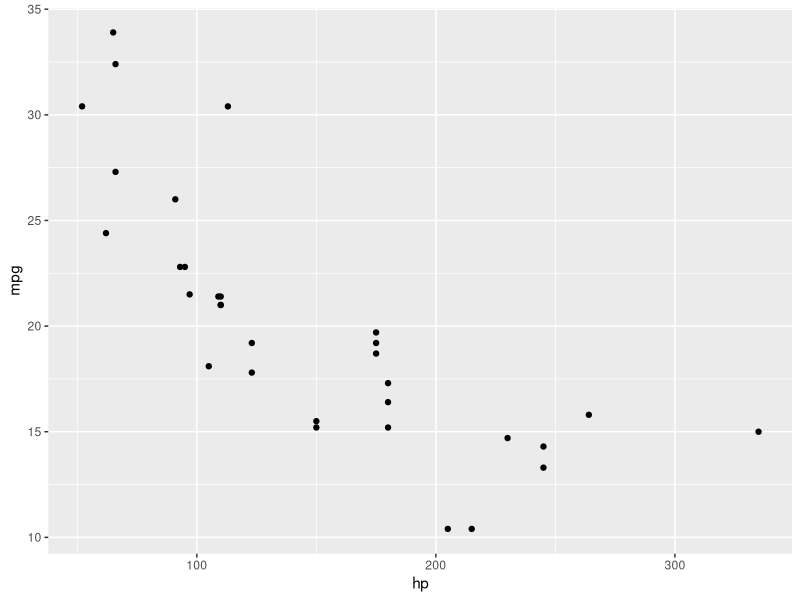
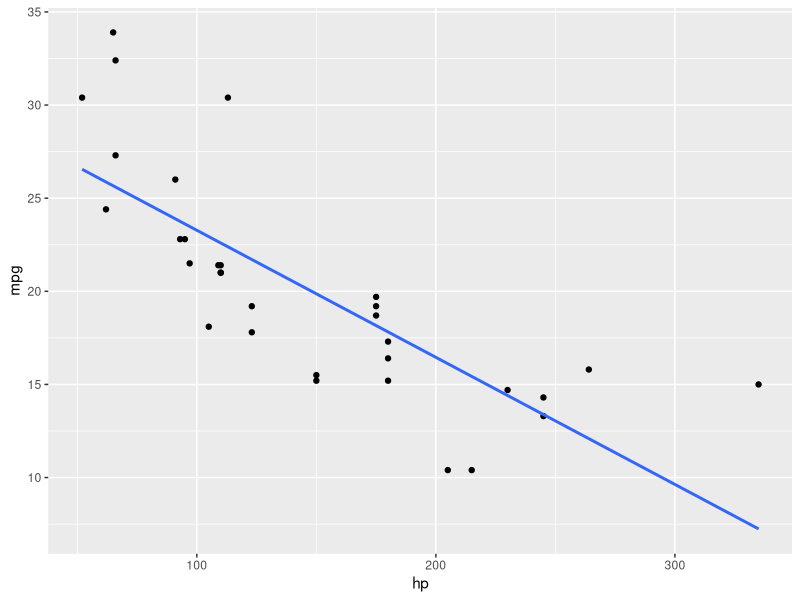
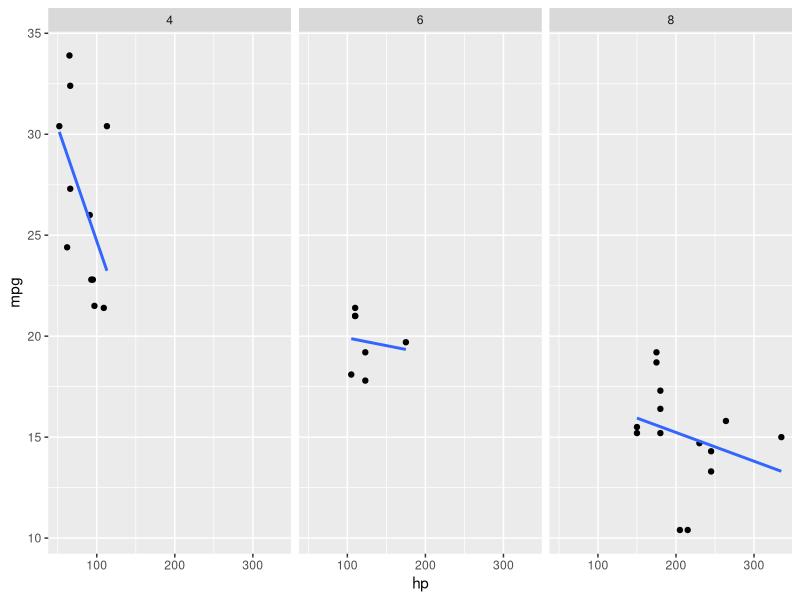
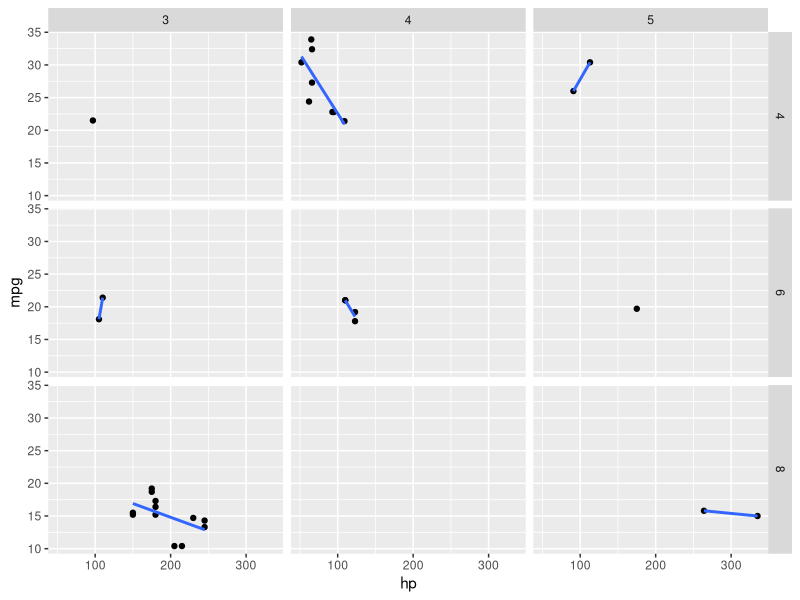
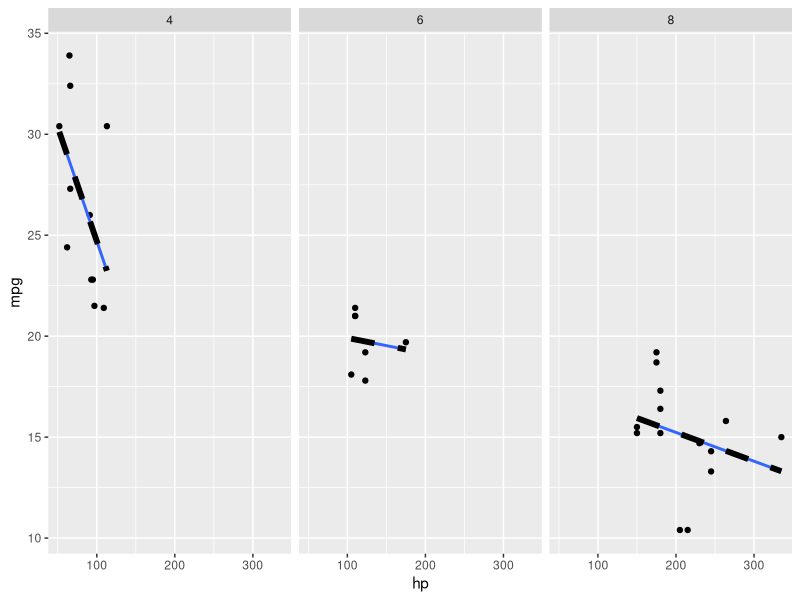
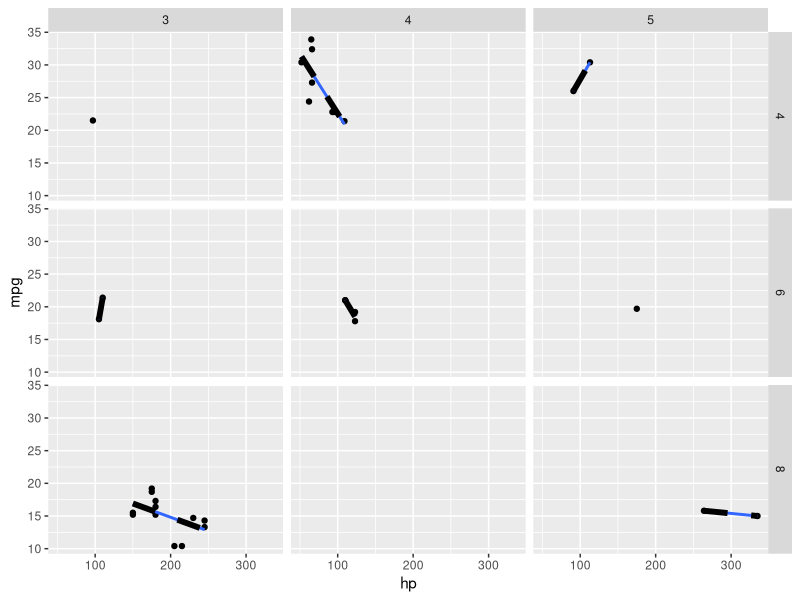
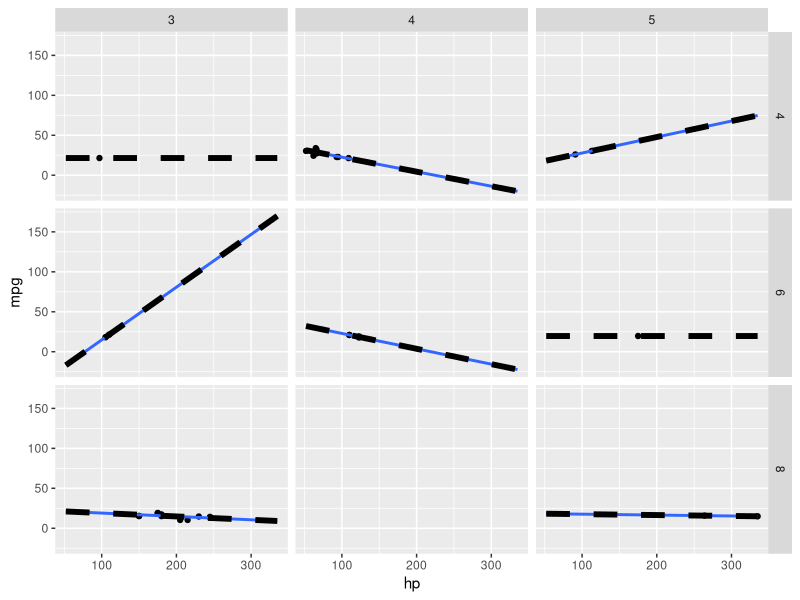

Here is the R script that generated these plots, in order:
## ---- chunk 1
library(ggplot2)
(points = ggplot(data=mtcars, aes(x=hp,y=mpg)) + geom_point())
(points_smoothed = points + geom_smooth(method="lm", se=F))
(one_facet <- points_smoothed + facet_wrap(~cyl))
## ---- chunk 2
(two_facet = points_smoothed + facet_grid(cyl~gear))
## ---- chunk 3
library(plyr)
models = dlply(mtcars, .(cyl), function(df) lm(mpg ~ hp,data=df))
predictions = ldply(models, function(mod) {
  grid = expand.grid(hp=sort(unique(mod$model$hp)))
  grid$pred = predict(mod,newdata=grid)
  grid
})
one_facet + geom_line(data=predictions,aes(y=pred),linetype="dashed",size=2)
## ---- chunk 4
models = dlply(mtcars, .(cyl, gear), function(df) lm(mpg ~ hp,data=df))
predictions = ldply(models, function(mod) {
  grid = expand.grid(hp=sort(unique(mod$model$hp)))
  grid$pred = predict(mod,newdata=grid)
  grid
})
two_facet + geom_line(data=predictions,aes(y=pred),linetype="dashed",size=2)
## ---- chunk 5
grid = expand.grid(hp=sort(unique(mtcars$hp)))
models = dlply(mtcars, .(cyl, gear), function(df) lm(mpg ~ hp,data=df))
predictions = ldply(models, function(mod) {
  grid$pred = predict(mod,newdata=grid)
  grid
})
points +
  stat_smooth(fullrange=T,se=F,method="lm") +
  facet_grid(cyl~gear) +
  geom_line(data=predictions, aes(y=pred), linetype="dashed", size=2)
